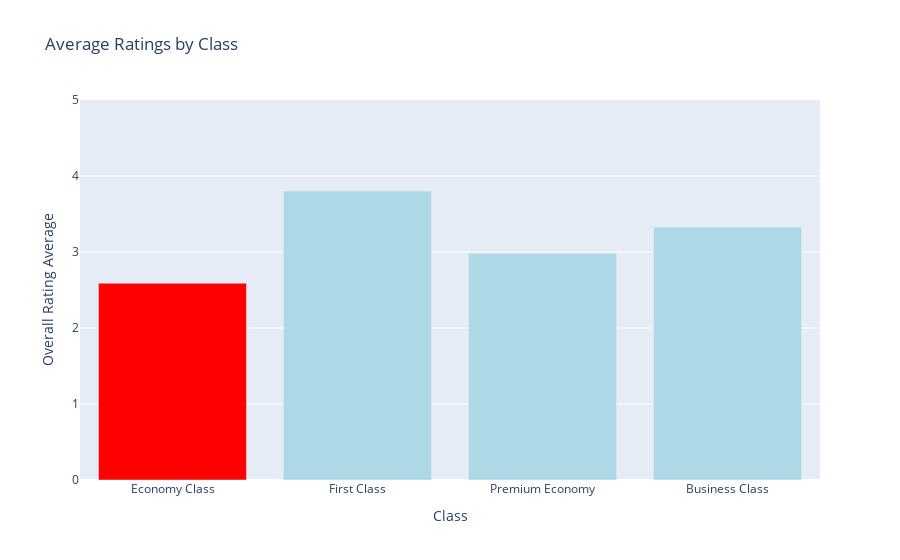

The notebook cell this image was saved under:
### Code cell
# Calculate the average overall rating for each class
average_ratings_by_class = selected_df.groupBy("Class").agg(avg("Overall Rating").alias('Overall Rating Average'))

# Convert the DataFrame to Pandas
average_ratings_by_class_pd = average_ratings_by_class.toPandas()

# Find the highest and lowest average overall ratings
highest_rating = average_ratings_by_class_pd["Overall Rating Average"].max()
lowest_rating = average_ratings_by_class_pd["Overall Rating Average"].min()

# Create the bar chart
fig = px.bar(average_ratings_by_class_pd, x='Class', y='Overall Rating Average', title='Average Ratings by Class')

# Highlight the highest and lowest ratings
fig.update_traces(marker_color=['red' if rating == lowest_rating else 'lightblue' for rating in average_ratings_by_class_pd["Overall Rating Average"]])


# Set the maximum scale of the y-axis to 5
fig.update_layout(yaxis_range=[0, 5])

# Show the bar chart
fig.show()

### Figure 1 — Plotly figure (JSON) as saved in the notebook; plotly's stock layout.template omitted (floating-point values rounded to 4 significant figures)
{"data": [{"alignmentgroup": "True", "hovertemplate": "Class=%{x}<br>Overall Rating Average=%{y}<extra></extra>", "legendgroup": "", "marker": {"color": ["red", "lightblue", "lightblue", "lightblue"], "pattern": {"shape": ""}}, "name": "", "offsetgroup": "", "orientation": "v", "showlegend": false, "textposition": "auto", "type": "bar", "x": ["Economy Class", "First Class", "Premium Economy", "Business Class"], "xaxis": "x", "y": [2.589, 3.802, 2.984, 3.325], "yaxis": "y"}], "layout": {"barmode": "relative", "legend": {"tracegroupgap": 0}, "title": {"text": "Average Ratings by Class"}, "xaxis": {"anchor": "y", "domain": [0, 1], "title": {"text": "Class"}}, "yaxis": {"anchor": "x", "domain": [0, 1], "range": [0, 5], "title": {"text": "Overall Rating Average"}}}}
